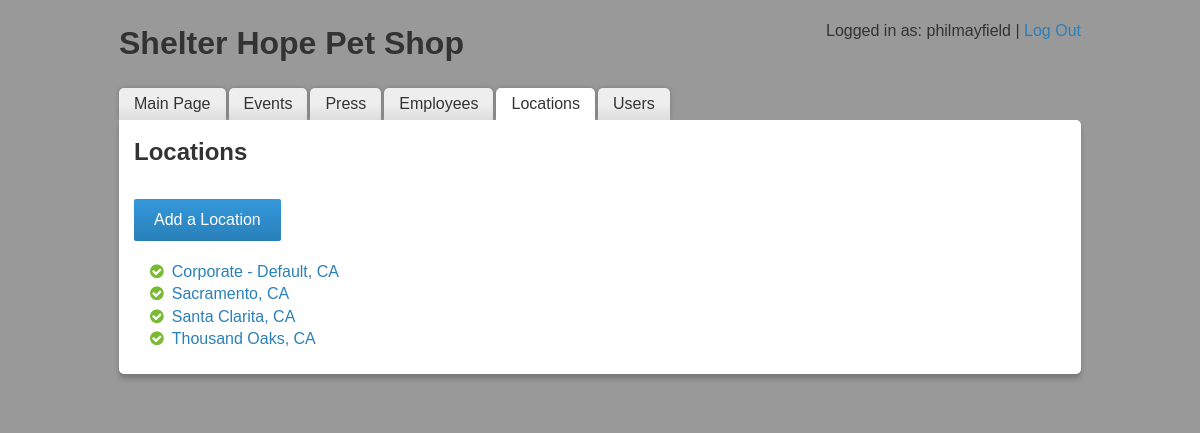
The app's page /manager/locations.php (signed in) with its own data.
### tables this page shows
CREATE TABLE IF NOT EXISTS `locations` (
  `id` int(3) NOT NULL,
  `name` varchar(100) NOT NULL,
  `address` varchar(200) NOT NULL,
  `city` varchar(100) NOT NULL,
  `state` varchar(2) NOT NULL,
  `zip` varchar(10) NOT NULL,
  `tel` varchar(20) NOT NULL,
  `fax` varchar(20) NOT NULL,
  `email` varchar(100) NOT NULL,
  `hours_Mon` varchar(20) NOT NULL,
  `hours_Tue` varchar(20) NOT NULL,
  `hours_Wed` varchar(20) NOT NULL,
  `hours_Thu` varchar(20) NOT NULL,
  `hours_Fri` varchar(20) NOT NULL,
  `hours_Sat` varchar(20) NOT NULL,
  `hours_Sun` varchar(20) NOT NULL,
  `web_name` varchar(100) NOT NULL,
  `published` int(1) NOT NULL
);

### manager/login_test.php (called while the page is built, shortened)
<?php
if($_SESSION['logged_in'] != '1' && $_SESSION['user'] == ''){
	header("location: index.php?m=li");
} else {
	$user = $_SESSION['user'];
	$userstmt = $conn->prepare('SELECT * FROM users WHERE login = :login LIMIT 1');
	$userstmt->execute(array('login' => $user));
	$userdata = $userstmt->fetch(PDO::FETCH_OBJ);
	$user_is_employee = $userdata->is_employee;
	$user_access = $userdata->access;
	if($user_access == 0){
		$locstmt = $conn->prepare('SELECT * FROM locations ORDER BY name ASC');
		$locstmt->execute();
	}
}
?>

### manager/locations.php (the view, shortened to what this page needs)
<?php
require_once('../db_connect.php');
require_once('login_test.php');
?>
<!DOCTYPE html>
 <html class="no-js">
    <?php include_once('head.php'); ?>
    <body>
    	<main class="container">
			<?php include_once('nav.php'); ?>
			<section class="manager-content col-xs-12">
				<h2>Locations</h2>
				<div class="action-btn-holder">
					<a href="location.php" class="btn">Add a Location</a>
				</div>
				<ul class="no-bull">
				<?php
				while($loc = $locstmt->fetch(PDO::FETCH_OBJ)) {
					echo '<li>';
					if($loc->published == 1){
						echo '<i class="fa fa-check-circle green"></i>';
					} else {
						echo '<i class="fa fa-times-circle red"></i>';
					}
					echo '<a href="location.php?l='.$loc->id.'">'.$loc->name.', '.$loc->state.'</a></li>';
				}
				?>
				</ul>
			</section>
		</main>
	</body>
</html>

### css/main-manager.css (style rules this page uses)
html, button, input, select, textarea { color: #333; }
html { font-size: 1em; line-height: 1.4; }
*, *:before, *:after { -webkit-box-sizing: border-box; -moz-box-sizing: border-box; box-sizing: border-box; }
.container { padding-right: 15px; padding-left: 15px; margin-right: auto; margin-left: auto; }
.container:before, .container:after { display: table; content: " "; }
.container:after { clear: both; }
.col-xs-1, .col-sm-1, .col-md-1, .col-lg-1, .col-xs-2, .col-sm-2, .col-md-2, .col-lg-2, .col-xs-3, .col-sm-3, .col-md-3, .col-lg-3, .col-xs-4, .col-sm-4, .col-md-4, .col-lg-4, .col-xs-5, .col-sm-5, .col-md-5, .col-lg-5, .col-xs-6, .col-sm-6, .col-md-6, .col-lg-6, .col-xs-7, .col-sm-7, .col-md-7, .col-lg-7, .col-xs-8, .col-sm-8, .col-md-8, .col-lg-8, .col-xs-9, .col-sm-9, .col-md-9, .col-lg-9, .col-xs-10, .col-sm-10, .col-md-10, .col-lg-10, .col-xs-11, .col-sm-11, .col-md-11, .col-lg-11, .col-xs-12, .col-sm-12, .col-md-12, .col-lg-12 { position: relative; min-height: 1px; padding-right: 15px; padding-left: 15px; }
.col-xs-12 { width: 100%; }
@media (min-width: 1022px) { .container { margin-left: auto; margin-right: auto; width: 992px; } }

### css/manager.css (style rules this page uses)
body { background:#999; }
a { color: #2980b9; text-decoration: none; }
ul.no-bull { list-style-type: none; padding-left: 1em; }
ul.no-bull .fa { margin-right: 8px; }
.manager-content { background: #FFF; -webkit-border-radius: 5px; border-radius: 5px; -webkit-box-shadow: 0 5px 5px 0 rgba(0,0,0,.2); box-shadow: 0 5px 5px 0 rgba(0,0,0,.2); margin-bottom: 2em; padding-bottom: 15px; padding-top: 15px; position: relative; }
.manager-content h2 { margin-top: 0; }
.manager-content ul { margin: .5em 0; }
nav + .manager-content { -webkit-border-radius: 0 5px 5px 5px; border-radius: 0 5px 5px 5px; }
.action-btn-holder { margin-top: 30px; }
.action-btn-holder + ul { margin-top: 1.25em; }
.green { color: #78BA32; }
.btn { background: #3498db; background-image: -webkit-linear-gradient(top, #3498db, #2980b9); background-image: -moz-linear-gradient(top, #3498db, #2980b9); background-image: -ms-linear-gradient(top, #3498db, #2980b9); background-image: -o-linear-gradient(top, #3498db, #2980b9); background-image: linear-gradient(to bottom, #3498db, #2980b9); -webkit-border-radius: 2; -moz-border-radius: 2; border-radius: 2px; border: none; display: inline-block; font-family: Arial; color: #ffffff; padding: 10px 20px 10px 20px; text-decoration: none; }

### records on screen
locations: published 1 (drawn), name "Corporate - Default", state "CA"
locations: published 1 (drawn), name "Sacramento", state "CA"
locations: published 1 (drawn), name "Santa Clarita", state "CA"
locations: published 1 (drawn), name "Thousand Oaks", state "CA"

### other values on screen
$_SESSION['user'] "philmayfield"
